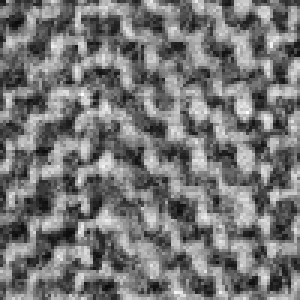
#> input picture images/orig_image_rezise.png, 100 x 100 px, given in place of brodatz_D2.jpeg, which was not available (shown 3 times larger)
$ python gabor_class_test_scaling11.py   (Python 2 division)   (older library calls are emulated)
#> lines starting #> are read from the running program, lines starting #| are printed output that depends on the picture; long printed decimals are rounded; pictures that were not available may be replaced by others from this repository, and a replacement may not be noted
### images/gabor_complex.py
# encoding: utf-8
# gabor.py
# 2012-3-8
# Eiichiro Momma

__author__ = 'Frederik Hagelskjær'
import numpy as np
import cv2


def mkKernel(ks, sig, th , lm, ps, gm):
        """ Check the kernel size"""
        if not ks%2:
            exit(1)

        """ Definition of the varibles"""
        theta = th
        psi = ps
        sigma = np.float(sig)
        lmbd = np.float(lm)
        gamma = gm

        """Creating the kernel size"""
        xs=np.linspace(-1*ks/10.,1*ks/10.,ks)
        ys=np.linspace(-1*ks/10.,1*ks/10.,ks)
#        xs=np.linspace(-1*ks,1*ks,ks)
#        ys=np.linspace(-1*ks,1*ks,ks)

        """Creating the kernel"""
        x,y = np.meshgrid(xs,ys)

        """ Angle of the signal """
        x_theta = x*np.cos(theta)+y*np.sin(theta)
        y_theta = -x*np.sin(theta)+y*np.cos(theta)

        #return np.array( np.exp(-0.5*(x_theta**2+gamma * y_theta**2)/sigma**2)*np.cos(2.*np.pi*x_theta/lmbd + psi),dtype=np.float32)
        gabor_kernel =  np.array( np.exp(-(x_theta**2 + y_theta**2)/(2*sigma**2) )*np.cos(2.*np.pi*x_theta/lmbd + psi), dtype=np.float32)
        gabor_kernel = cv2.resize(gabor_kernel, dsize = (21,21) )
        return gabor_kernel
        """  Return the kernel                  The sigma signal                                           The sinus wave                                   """
        return np.array( (1/(sigma))*np.exp(-0.5*(x_theta**2+gamma * y_theta**2)/(sigma)**2)*np.cos(2.*np.pi*x_theta/lmbd + psi), dtype=np.float32)
	#  - np.exp( sigma / 2)


def mkKernelI(ks, sig, th , lm, ps, gm):
        if not ks%2:
            exit(1)

        """ Definition of the varibles"""
        gamma = gm
#        theta = th * np.pi/180.
        theta = th
        psi = ps
        sigma = np.float(sig)
        lmbd = np.float(lm)

        """Creating the kernel size"""
#        xs=np.linspace(-1*ks/10.,1*ks/10.,ks)
#        ys=np.linspace(-1*ks/10.,1*ks/10.,ks)
        xs=np.linspace(-1*ks,1*ks,ks)
        ys=np.linspace(-1*ks,1*ks,ks)
        """Creating the kernel"""
        x,y = np.meshgrid(xs,ys)

        """ Angle of the signal """
        x_theta = x*np.cos(theta)+y*np.sin(theta)
        y_theta = -x*np.sin(theta)+y*np.cos(theta)

        gabor_kernel =  np.array( np.exp(-(x_theta**2 + y_theta**2)/(2*sigma**2) )*np.sin(2.*np.pi*x_theta/lmbd + psi), dtype=np.float32)
        gabor_kernel = cv2.resize(gabor_kernel, dsize = (21,21) )
        return gabor_kernel

        return np.array( np.exp(-(x_theta**2 + y_theta**2)/(2*sigma**2) ) * np.sin(2.*np.pi*x_theta/lmbd + psi), dtype=np.float32)

        """  Return the kernel                  The sigma signal                                           The sinus wave                                   """
        return np.array( (1/(sigma))*np.exp(-0.5*(x_theta**2+gamma * y_theta**2)/(sigma)**2) * np.sin(2.*np.pi*x_theta/lmbd + psi),dtype=np.float32)

class complexKernel:

    def __init__ (self, ks, sig, th, lm, ps, gm):
        self.kernel_real = mkKernel(ks, sig, th, lm, ps, gm )
        self.kernel_imaginary = mkKernelI(ks, sig, th, lm, ps, gm )

    def analyze(self, image):
        image = cv2.cvtColor(image, cv2.COLOR_BGR2GRAY)
        src_f = np.array(image, dtype=np.float32)
        src_f /= 255.

        src_fI = np.array(image, dtype=np.float32)
        src_fI /= 255.

        dest = cv2.filter2D(src_f, cv2.CV_32F,self.kernel_real)
        destI = cv2.filter2D(src_fI, cv2.CV_32F,self.kernel_imaginary)

        mag = np.sqrt(dest**2 + destI**2)

        return mag

    def get_kernel(self):
        #print self.kernel_imaginary.mean()
        kernelimg = self.kernel_real*2.+0.5
        return kernelimg


# [39 lines that do not run on import are left out]

### images/gabor_class_test_scaling11.py
# -*- coding: utf-8 -*-
"""
Created on Tue Oct 28 17:50:26 2014

@author: frederik
"""

import cv2
from gabor_complex import complexKernel

import numpy as np

if __name__ == '__main__':


#        camera = cv2.VideoCapture(0)
        input_image = "/home/frederik/pcl/brodatz/textures/brodatz_D2.jpeg"
        kernel_psi = 0 # np.pi/2.
        kernel_gamma = 1

        large_kernel_list = []
        for scales in [0,1,2,3,4] :
            kernel_list = []
            n = 8.
            hidden = range(0,180,180/8)
            for theta in range(int(n)):
#                print theta/12. * 2*np.pi
                kernel_list.append([ (theta/n) * np.pi, complexKernel(101,2.67, (theta/n) * np.pi , 1/(0.2*np.pi/2), kernel_psi, kernel_gamma) ] )
            large_kernel_list.append([scales, kernel_list])


        k = 0
        while(k != 27):
#             _ = camera.get()
#             _,image = camera.read()
             image = cv2.imread(input_image)
#> image is the input picture: shape (100, 100, 3); min 11, max 255, mean 118.2
             cv2.imshow('input_image',image)
             large_image_list = []
             kernel_large_list = []

             for scale, kernel_listn in large_kernel_list:
                 image = cv2.imread(input_image)
                 pre_scale = scale
#                 print scale
                 while scale != 0:
                     if scale > 0:
                         image = cv2.pyrDown(image)
                         scale -= 1
                     else:
                         image = cv2.pyrUp(image)
                         scale += 1
#> after the loop, scale = 0


                 analyzed_images = []
                 kernels = []
                 print
                 for kernel_number, kernel in kernel_listn:
                     original_scale = pre_scale
#                     print "original_scale", original_scale

                     gabor_image = kernel.analyze(image)

# [14 lines of commented-out code are left out]
                     gabor_image = cv2.resize(gabor_image, dsize = (100,100) )
                     print gabor_image.max()
                     analyzed_images.append( gabor_image )
                     kernels.append( kernel.get_kernel() )
#> this loop made 8 passes
#| 2.377
#| 1.655
#| 1.481
#| 1.435
#| 1.516
#| 1.259
#| 1.285
#| 1.729
#> pass 1, in analyze, `dest = cv2.filter2D(src_f, cv2.CV_32F,self.kernel_real)`:
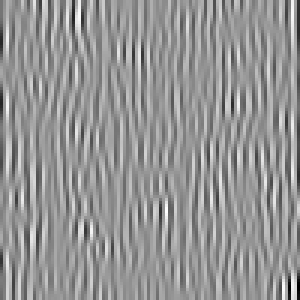
#> dest: shape (100, 100) float32 (shown 3 times larger); min -2.38, max 1.72, mean 0.0201; drawn with min black and max white
#> after the loop:
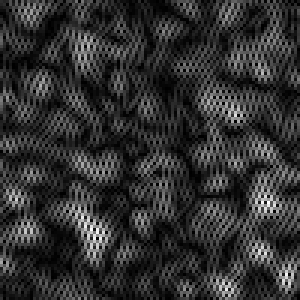
#> gabor_image: shape (100, 100) float32 (shown 3 times larger); min 0.000117, max 1.73, mean 0.337; drawn with min black and max white
#> after the loop, analyzed_images = 8 items; kernels = 8 items

                 former_image = cv2.hconcat(  analyzed_images )
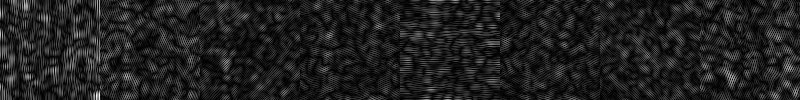
#> former_image: shape (100, 800) float32; min 5.76e-05, max 2.38, mean 0.301; drawn with min black and max white
                 print former_image.shape
#| (100, 800)

                 large_image_list.append( former_image )

                 former_kernel = cv2.hconcat( kernels )
                 print former_kernel.shape
#| (21, 168)
                 kernel_large_list.append( former_kernel )


             combinened_image = cv2.vconcat( large_image_list )
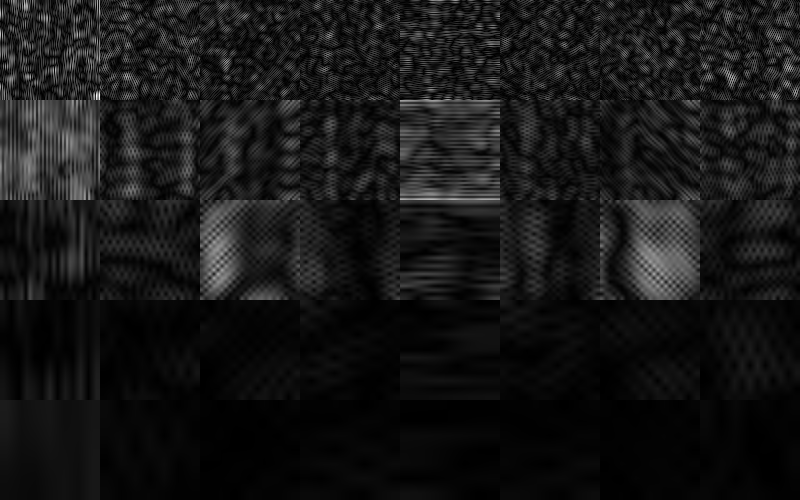
#> combinened_image: shape (500, 800) float32; min 5.76e-05, max 2.38, mean 0.213; drawn with min black and max white
             combinened_kernels = cv2.vconcat( kernel_large_list )

#             combinened_image = np.array( combinened_image, np.uint8)
#             cv2.normalize( combinened_image, combinened_image,0,255, cv2.NORM_MINMAX)
             gabor_image = np.array(gabor_image, dtype=np.uint8)
#> gabor_image: shape (100, 100); every value is 0
             cv2.imshow('gabor_image', combinened_image*2.+0.5)
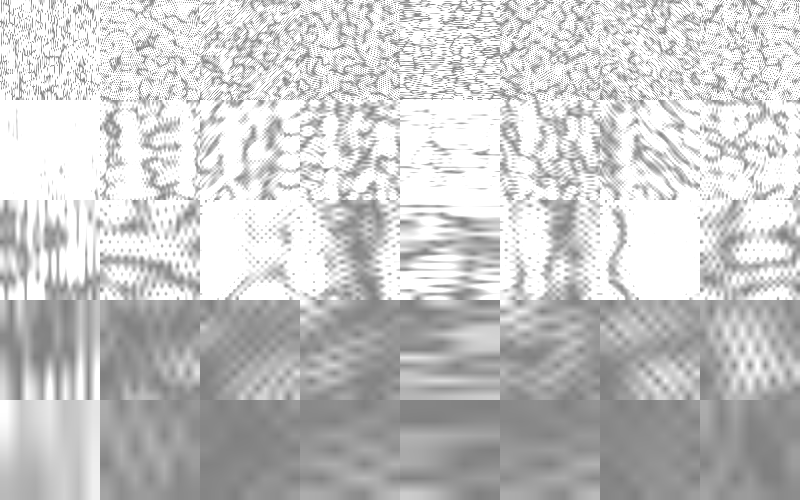
#> window 'gabor_image': shape (500, 800); min 127, max 255, mean 199.4

             cv2.imshow('gabor_kernels', combinened_kernels)
             cv2.imwrite(input_image[:-4] + "_gabor.png", (combinened_image*2.+0.5) *100)
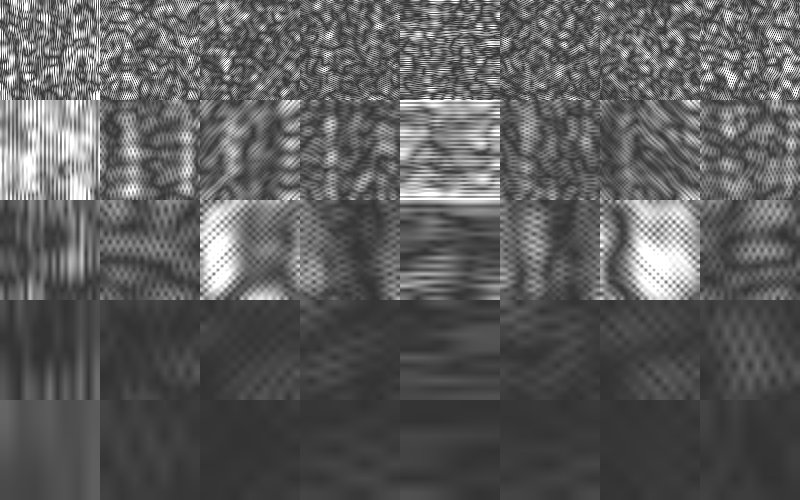
#> saved as brodatz_D2._gabor.png: shape (500, 800); min 50, max 255, mean 92.3
             cv2.imwrite("gabor_kernels.png", np.array(combinened_kernels*255, np.uint8))
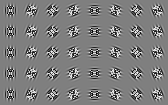
#> saved as gabor_kernels.png: shape (105, 168); min 1, max 249, mean 125.3

             k = cv2.waitKey(0)
#> (key Esc is pressed here)
             break
        cv2.destroyAllWindows()

$ run again, on images/test_image.png
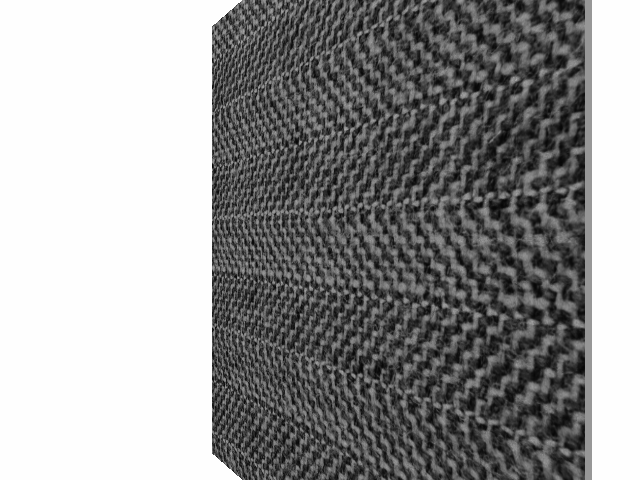
#> input picture images/test_image.png, 640 x 480 px, given in place of brodatz_D2.jpeg, which was not available
#> image is the input picture: shape (480, 640, 3); mean B, G, R 148.9, 148.9, 148.9
#> after the loop `while scale != 0:`: scale = 0
#> the loop `for kernel_number, kernel in kernel_listn:` made 8 passes
#| 3.653
#| 1.622
#| 1.733
#| 0.6861
#| 0.5984
#> (further printed lines are left out)
#> after the loop `for kernel_number, kernel in kernel_listn:`:
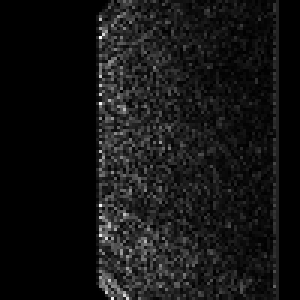
#> gabor_image: shape (100, 100) float32 (shown 3 times larger); min 0.00326, max 1.33, mean 0.11; drawn with min black and max white
#> after the loop `for kernel_number, kernel in kernel_listn:`: analyzed_images = 8 items
#| (100, 800)
#| (21, 168)
#> `cv2.imwrite(input_image[:-4] + "_gabor.png", (combinened_image*2.+0.5)..`:
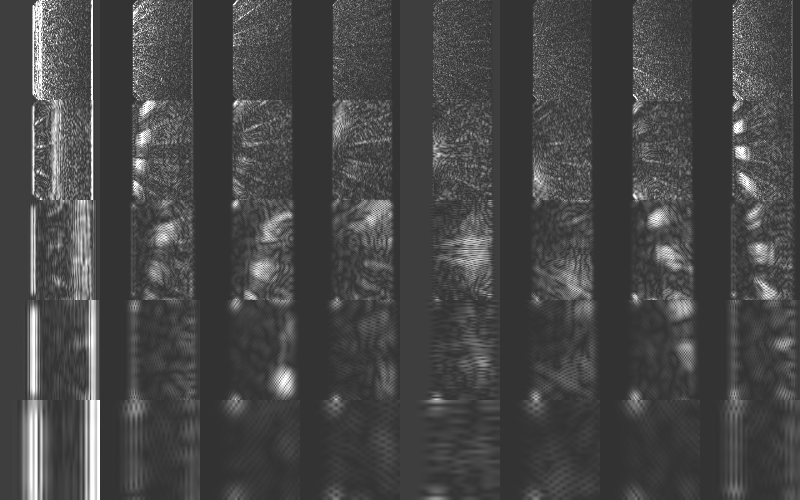
#> saved as brodatz_D2._gabor.png: shape (500, 800); min 50, max 255, mean 70.6
